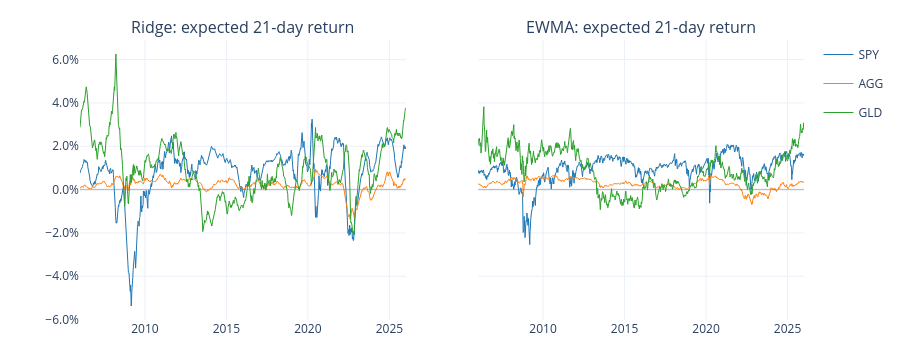

Notebook code cell kept with this figure:
### Markdown cell above
Forecasts carry their units. The runner rescales them to the optimizer's
21-day horizon (linearly, as in the paper), because alpha competes directly
with the cash return and trading costs in the objective. Here are the 21-day
forecasts the optimizer will see:

### Code cell
fig = make_subplots(rows=1, cols=2, shared_yaxes=True,
                    subplot_titles=["Ridge: expected 21-day return", "EWMA: expected 21-day return"])
for col, alpha in enumerate([ridge_alpha, ewma_alpha], start=1):
    weekly = alpha.rescale_to_horizon(21).values.loc["2006":"2025"].resample("W").last()
    for asset in ["SPY", "AGG", "GLD"]:
        fig.add_trace(go.Scatter(x=weekly.index, y=weekly[asset], name=asset, legendgroup=asset,
                                 showlegend=col == 1, line={"color": COLORS[asset], "width": 1}),
                      row=1, col=col)
fig.add_hline(y=0.0, line_color="grey", line_width=0.5)
fig.update_yaxes(tickformat=".1%")
fig.update_layout(height=350, margin={"t": 40, "b": 30}, hovermode="x unified")
fig.show()

### Figure 1 — Plotly figure (JSON) as saved in the notebook; plotly's stock layout.template omitted (floating-point values rounded to 4 significant figures; data arrays with more than 128 entries replaced by an {"elided": "..."} marker saying what was removed)
{"data": [{"legendgroup": "SPY", "line": {"color": "#1f77b4", "width": 1}, "name": "SPY", "showlegend": true, "type": "scatter", "x": {"elided": "1044 str values"}, "xaxis": "x", "y": {"elided": "1044 float values"}, "yaxis": "y"}, {"legendgroup": "AGG", "line": {"color": "#ff7f0e", "width": 1}, "name": "AGG", "showlegend": true, "type": "scatter", "x": {"elided": "1044 str values"}, "xaxis": "x", "y": {"elided": "1044 float values"}, "yaxis": "y"}, {"legendgroup": "GLD", "line": {"color": "#2ca02c", "width": 1}, "name": "GLD", "showlegend": true, "type": "scatter", "x": {"elided": "1044 str values"}, "xaxis": "x", "y": {"elided": "1044 float values"}, "yaxis": "y"}, {"legendgroup": "SPY", "line": {"color": "#1f77b4", "width": 1}, "name": "SPY", "showlegend": false, "type": "scatter", "x": {"elided": "1044 str values"}, "xaxis": "x2", "y": {"elided": "1044 float values"}, "yaxis": "y2"}, {"legendgroup": "AGG", "line": {"color": "#ff7f0e", "width": 1}, "name": "AGG", "showlegend": false, "type": "scatter", "x": {"elided": "1044 str values"}, "xaxis": "x2", "y": {"elided": "1044 float values"}, "yaxis": "y2"}, {"legendgroup": "GLD", "line": {"color": "#2ca02c", "width": 1}, "name": "GLD", "showlegend": false, "type": "scatter", "x": {"elided": "1044 str values"}, "xaxis": "x2", "y": {"elided": "1044 float values"}, "yaxis": "y2"}], "layout": {"annotations": [{"font": {"size": 16}, "showarrow": false, "text": "Ridge: expected 21-day return", "x": 0.225, "xanchor": "center", "xref": "paper", "y": 1, "yanchor": "bottom", "yref": "paper"}, {"font": {"size": 16}, "showarrow": false, "text": "EWMA: expected 21-day return", "x": 0.775, "xanchor": "center", "xref": "paper", "y": 1, "yanchor": "bottom", "yref": "paper"}], "height": 350, "hovermode": "x unified", "margin": {"b": 30, "t": 40}, "shapes": [{"line": {"color": "grey", "width": 0.5}, "type": "line", "x0": 0, "x1": 1, "xref": "x domain", "y0": 0, "y1": 0, "yref": "y"}, {"line": {"color": "grey", "width": 0.5}, "type": "line", "x0": 0, "x1": 1, "xref": "x2 domain", "y0": 0, "y1": 0, "yref": "y2"}], "xaxis": {"anchor": "y", "domain": [0, 0.45]}, "xaxis2": {"anchor": "y2", "domain": [0.55, 1]}, "yaxis": {"anchor": "x", "domain": [0, 1], "tickformat": ".1%"}, "yaxis2": {"anchor": "x2", "domain": [0, 1], "matches": "y", "showticklabels": false, "tickformat": ".1%"}}}
